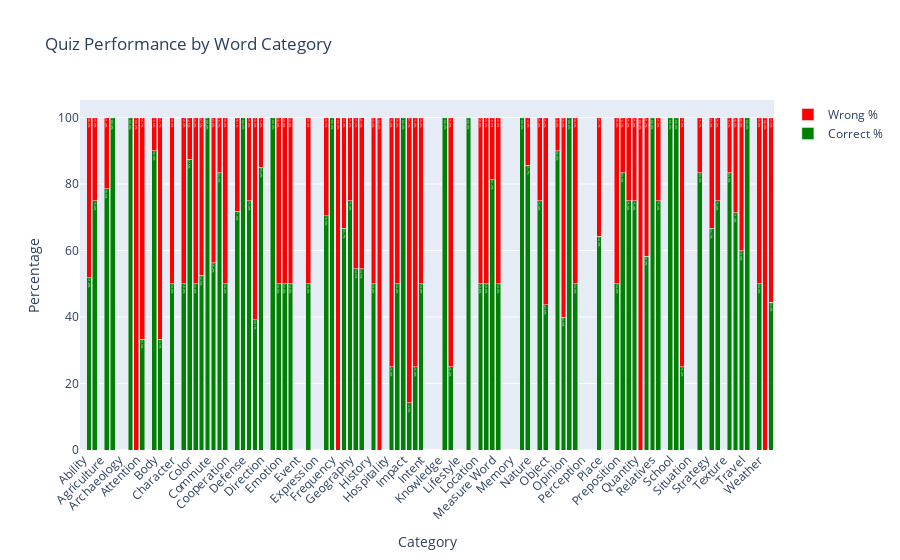

Write notebook code for a chart like this one.
### Code cell
# 2) Count of words by category with right/wrong percentage (stacked bar)
category_stats = df.groupby('Word Category').agg({
    'Word': 'count',
    'Num Pinyin Correct': 'sum',
    'Num Meaning Correct': 'sum',
    'Num Pinyin Wrong': 'sum',
    'Num Meaning Wrong': 'sum'
}).reset_index()

category_stats['Total Correct'] = category_stats['Num Pinyin Correct'] + category_stats['Num Meaning Correct']
category_stats['Total Wrong'] = category_stats['Num Pinyin Wrong'] + category_stats['Num Meaning Wrong']
category_stats['Total Attempts'] = category_stats['Total Correct'] + category_stats['Total Wrong']
category_stats['Correct %'] = (category_stats['Total Correct'] / category_stats['Total Attempts'] * 100).fillna(0)
category_stats['Wrong %'] = (category_stats['Total Wrong'] / category_stats['Total Attempts'] * 100).fillna(0)

fig2 = go.Figure()
fig2.add_trace(go.Bar(
    x=category_stats['Word Category'],
    y=category_stats['Correct %'],
    name='Correct %',
    marker_color='green',
    text=category_stats['Correct %'].round(1).astype(str) + '%',
    textposition='inside'
))
fig2.add_trace(go.Bar(
    x=category_stats['Word Category'],
    y=category_stats['Wrong %'],
    name='Wrong %',
    marker_color='red',
    text=category_stats['Wrong %'].round(1).astype(str) + '%',
    textposition='inside'
))
fig2.update_layout(
    title='Quiz Performance by Word Category',
    xaxis_title='Category',
    yaxis_title='Percentage',
    barmode='stack',
    xaxis_tickangle=-45
)
fig2.show()

### Figure 1 — Plotly figure (JSON) as saved in the notebook; plotly's stock layout.template omitted (floating-point values rounded to 4 significant figures)
{"data": [{"marker": {"color": "green"}, "name": "Correct %", "text": ["0.0%", "51.8%", "75.0%", "0.0%", "78.6%", "100.0%", "0.0%", "0.0%", "100.0%", "0.0%", "33.3%", "0.0%", "90.0%", "33.3%", "0.0%", "50.0%", "0.0%", "50.0%", "87.5%", "50.0%", "52.5%", "100.0%", "56.2%", "83.3%", "50.0%", "0.0%", "71.9%", "100.0%", "75.0%", "39.1%", "85.0%", "0.0%", "100.0%", "50.0%", "50.0%", "50.0%", "0.0%", "0.0%", "50.0%", "0.0%", "0.0%", "70.5%", "100.0%", "0.0%", "66.7%", "75.0%", "54.5%", "54.5%", "0.0%", "50.0%", "0.0%", "0.0%", "25.0%", "50.0%", "100.0%", "14.3%", "25.0%", "50.0%", "0.0%", "0.0%", "0.0%", "100.0%", "25.0%", "0.0%", "0.0%", "100.0%", "0.0%", "50.0%", "50.0%", "81.2%", "50.0%", "0.0%", "0.0%", "0.0%", "100.0%", "85.7%", "0.0%", "75.0%", "43.8%", "0.0%", "90.0%", "40.0%", "100.0%", "50.0%", "0.0%", "0.0%", "0.0%", "64.3%", "0.0%", "0.0%", "50.0%", "83.3%", "75.0%", "75.0%", "0.0%", "58.3%", "100.0%", "75.0%", "0.0%", "100.0%", "100.0%", "25.0%", "0.0%", "0.0%", "83.3%", "0.0%", "66.7%", "75.0%", "0.0%", "83.3%", "71.4%", "60.0%", "100.0%", "0.0%", "50.0%", "0.0%", "44.4%"], "textposition": "inside", "type": "bar", "x": ["Ability", "Action", "Activity", "Agriculture", "Animal", "Appliance", "Archaeology", "Architecture", "Art", "Attention", "Behavior", "Belief", "Body", "Business", "Change", "Character", "Classroom", "Clothing", "Color", "Commitment", "Communication", "Commute", "Concept", "Contrast", "Cooperation", "Culture", "Daily Life", "Defense", "Degree", "Description", "Direction", "Economics", "Education", "Emotion", "Entertainment", "Etiquette", "Event", "Expectation", "Experience", "Expression", "Fashion", "Food", "Frequency", "Furniture", "General", "Geography", "Grammar", "Health", "History", "Hobby", "Holidays", "Hospitality", "Identity", "Idiom", "Impact", "Information", "Intensity", "Intent", "Interaction", "Investigation", "Knowledge", "Language", "Law", "Lifestyle", "Literary", "Literature", "Location", "Material", "Mathematics", "Measure Word", "Measurement", "Mediation", "Memory", "Military", "Music", "Nature", "Necessity", "News", "Object", "Observation", "Occupation", "Opinion", "Opportunity", "Organization", "Perception", "Permission", "Philosophy", "Place", "Plant", "Preference", "Preposition", "Produce", "Progress", "Quantity", "Question", "Relationship", "Relatives", "Responsibility", "Risk", "School", "Science", "Separation", "Situation", "Sound", "Sports", "Strategy", "Support", "Technology", "Texture", "Thought", "Time", "Travel", "Utensil", "Value", "Weather", "Wedding", "Work"], "y": [0, 51.79, 75, 0, 78.57, 100, 0, 0, 100, 0, 33.33, 0, 90, 33.33, 0, 50, 0, 50, 87.5, 50, 52.5, 100, 56.25, 83.33, 50, 0, 71.88, 100, 75, 39.13, 85, 0, 100, 50, 50, 50, 0, 0, 50, 0, 0, 70.45, 100, 0, 66.67, 75, 54.55, 54.55, 0, 50, 0, 0, 25, 50, 100, 14.29, 25, 50, 0, 0, 0, 100, 25, 0, 0, 100, 0, 50, 50, 81.25, 50, 0, 0, 0, 100, 85.71, 0, 75, 43.75, 0, 90, 40, 100, 50, 0, 0, 0, 64.29, 0, 0, 50, 83.33, 75, 75, 0, 58.33, 100, 75, 0, 100, 100, 25, 0, 0, 83.33, 0, 66.67, 75, 0, 83.33, 71.43, 60, 100, 0, 50, 0, 44.44]}, {"marker": {"color": "red"}, "name": "Wrong %", "text": ["0.0%", "48.2%", "25.0%", "0.0%", "21.4%", "0.0%", "0.0%", "0.0%", "0.0%", "100.0%", "66.7%", "0.0%", "10.0%", "66.7%", "0.0%", "50.0%", "0.0%", "50.0%", "12.5%", "50.0%", "47.5%", "0.0%", "43.8%", "16.7%", "50.0%", "0.0%", "28.1%", "0.0%", "25.0%", "60.9%", "15.0%", "0.0%", "0.0%", "50.0%", "50.0%", "50.0%", "0.0%", "0.0%", "50.0%", "0.0%", "0.0%", "29.5%", "0.0%", "100.0%", "33.3%", "25.0%", "45.5%", "45.5%", "0.0%", "50.0%", "100.0%", "0.0%", "75.0%", "50.0%", "0.0%", "85.7%", "75.0%", "50.0%", "0.0%", "0.0%", "0.0%", "0.0%", "75.0%", "0.0%", "0.0%", "0.0%", "0.0%", "50.0%", "50.0%", "18.8%", "50.0%", "0.0%", "0.0%", "0.0%", "0.0%", "14.3%", "0.0%", "25.0%", "56.2%", "0.0%", "10.0%", "60.0%", "0.0%", "50.0%", "0.0%", "0.0%", "0.0%", "35.7%", "0.0%", "0.0%", "50.0%", "16.7%", "25.0%", "25.0%", "100.0%", "41.7%", "0.0%", "25.0%", "0.0%", "0.0%", "0.0%", "75.0%", "0.0%", "0.0%", "16.7%", "0.0%", "33.3%", "25.0%", "0.0%", "16.7%", "28.6%", "40.0%", "0.0%", "0.0%", "50.0%", "100.0%", "55.6%"], "textposition": "inside", "type": "bar", "x": ["Ability", "Action", "Activity", "Agriculture", "Animal", "Appliance", "Archaeology", "Architecture", "Art", "Attention", "Behavior", "Belief", "Body", "Business", "Change", "Character", "Classroom", "Clothing", "Color", "Commitment", "Communication", "Commute", "Concept", "Contrast", "Cooperation", "Culture", "Daily Life", "Defense", "Degree", "Description", "Direction", "Economics", "Education", "Emotion", "Entertainment", "Etiquette", "Event", "Expectation", "Experience", "Expression", "Fashion", "Food", "Frequency", "Furniture", "General", "Geography", "Grammar", "Health", "History", "Hobby", "Holidays", "Hospitality", "Identity", "Idiom", "Impact", "Information", "Intensity", "Intent", "Interaction", "Investigation", "Knowledge", "Language", "Law", "Lifestyle", "Literary", "Literature", "Location", "Material", "Mathematics", "Measure Word", "Measurement", "Mediation", "Memory", "Military", "Music", "Nature", "Necessity", "News", "Object", "Observation", "Occupation", "Opinion", "Opportunity", "Organization", "Perception", "Permission", "Philosophy", "Place", "Plant", "Preference", "Preposition", "Produce", "Progress", "Quantity", "Question", "Relationship", "Relatives", "Responsibility", "Risk", "School", "Science", "Separation", "Situation", "Sound", "Sports", "Strategy", "Support", "Technology", "Texture", "Thought", "Time", "Travel", "Utensil", "Value", "Weather", "Wedding", "Work"], "y": [0, 48.21, 25, 0, 21.43, 0, 0, 0, 0, 100, 66.67, 0, 10, 66.67, 0, 50, 0, 50, 12.5, 50, 47.5, 0, 43.75, 16.67, 50, 0, 28.12, 0, 25, 60.87, 15, 0, 0, 50, 50, 50, 0, 0, 50, 0, 0, 29.55, 0, 100, 33.33, 25, 45.45, 45.45, 0, 50, 100, 0, 75, 50, 0, 85.71, 75, 50, 0, 0, 0, 0, 75, 0, 0, 0, 0, 50, 50, 18.75, 50, 0, 0, 0, 0, 14.29, 0, 25, 56.25, 0, 10, 60, 0, 50, 0, 0, 0, 35.71, 0, 0, 50, 16.67, 25, 25, 100, 41.67, 0, 25, 0, 0, 0, 75, 0, 0, 16.67, 0, 33.33, 25, 0, 16.67, 28.57, 40, 0, 0, 50, 100, 55.56]}], "layout": {"barmode": "stack", "title": {"text": "Quiz Performance by Word Category"}, "xaxis": {"tickangle": -45, "title": {"text": "Category"}}, "yaxis": {"title": {"text": "Percentage"}}}}
